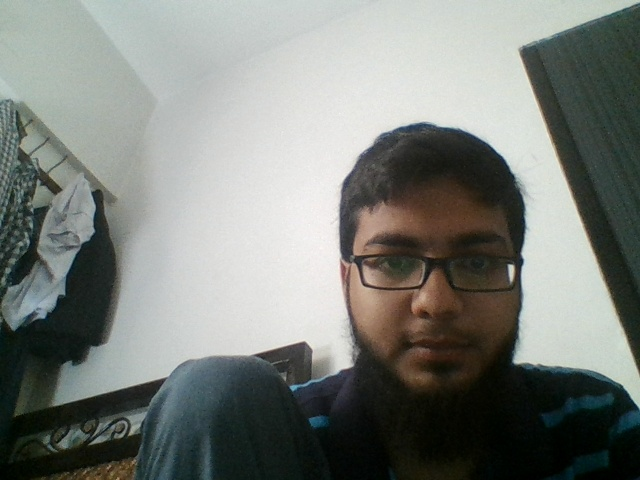
#> input picture 20180928_01h11m42s057000.jpg, 640 x 480 px, given in place of the camera
$ python 'motion detector.py'
#> lines starting #> are read from the running program, lines starting #| are printed output that depends on the picture; after the words box and inside, x2 and y2 are one past the last pixel; in counts of white or black regions, pixels touching at a corner belong together
import numpy as np		      # importing Numpy for use w/ OpenCV
import cv2                            # importing Python OpenCV
from datetime import datetime         # importing datetime for naming files w/ timestamp

def diffImg(t0, t1, t2):              # Function to calculate difference between images.
  d1 = cv2.absdiff(t2, t1)
  d2 = cv2.absdiff(t1, t0)
  return cv2.bitwise_and(d1, d2)

threshold = 78000                     # Threshold for triggering "motion detection"
cam = cv2.VideoCapture(0)             # Lets initialize capture on webcam

winName = "Movement Indicator"	      # comment to hide window
cv2.namedWindow(winName)              # comment to hide window

# Read three images first:
t_minus = cv2.cvtColor(cam.read()[1], cv2.COLOR_RGB2GRAY)
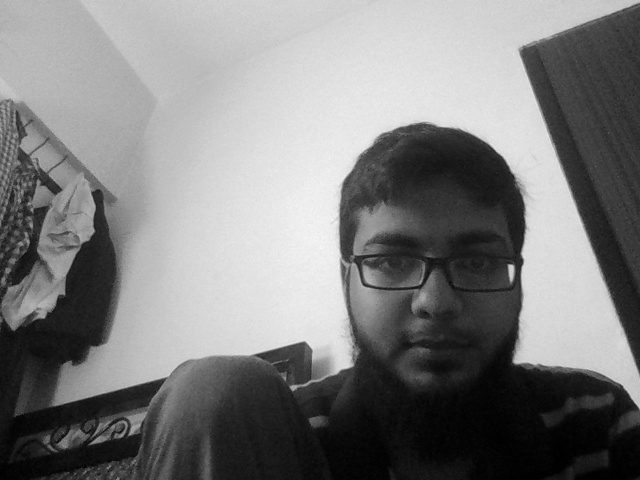
#> t_minus: shape (480, 640); min 0, max 248, mean 125.6
t = cv2.cvtColor(cam.read()[1], cv2.COLOR_RGB2GRAY)
t_plus = cv2.cvtColor(cam.read()[1], cv2.COLOR_RGB2GRAY)
# Lets use a time check so we only take 1 pic per sec
timeCheck = datetime.now().strftime('%Ss')

while True:
  ret, frame = cam.read()	      # read from camera
#> frame is the input picture: shape (480, 640, 3); mean B, G, R 122.6, 127.6, 123.7
  totalDiff = cv2.countNonZero(diffImg(t_minus, t, t_plus))	# this is total difference number
#> in diffImg, `d1 = cv2.absdiff(t2, t1)`: d1: shape (480, 640); every value is 0
#> totalDiff = 0
  text = "threshold: " + str(totalDiff)				# make a text showing total diff.
#> text = 'threshold: 0'
  cv2.putText(frame, text, (20,40), cv2.FONT_HERSHEY_SIMPLEX, 1, (0,0,0), 2)   # display it on screen
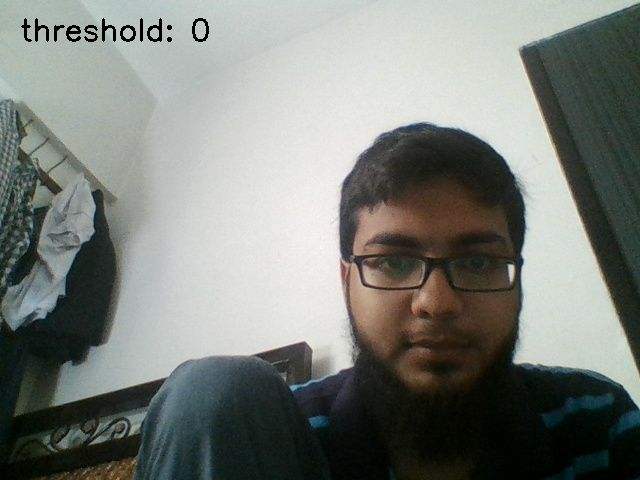
#> frame: shape (480, 640, 3); 0.41% of pixels changed, all inside (x1, y1, x2, y2) = (21, 18, 209, 42)
  if totalDiff > threshold and timeCheck != datetime.now().strftime('%Ss'):
    dimg= cam.read()[1]
    cv2.imwrite(datetime.now().strftime('%Y%m%d_%Hh%Mm%Ss%f') + '.jpg', dimg)
  timeCheck = datetime.now().strftime('%Ss')
  # Read next image
  t_minus = t
  t = t_plus
  t_plus = cv2.cvtColor(cam.read()[1], cv2.COLOR_RGB2GRAY)
  cv2.imshow(winName, frame)

  key = cv2.waitKey(10)
#> (key Esc is pressed here)
  if key == 27:			 # comment this 'if' to hide window
    cv2.destroyWindow(winName)
    break

$ run again, on 20180928_01h11m44s089000.jpg
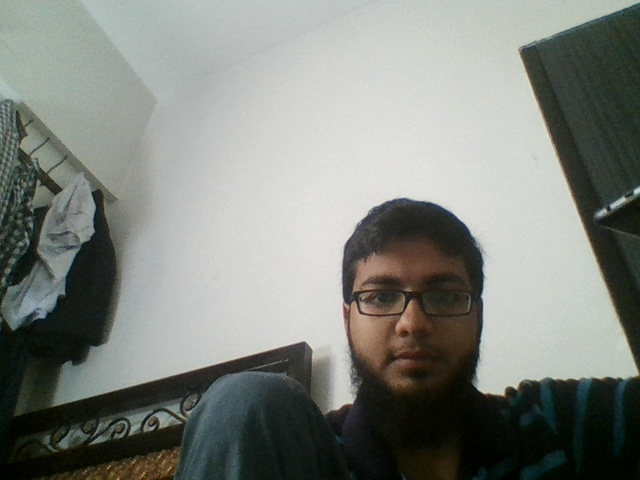
#> input picture 20180928_01h11m44s089000.jpg, 640 x 480 px, given in place of the camera
#> `t_minus = cv2.cvtColor(cam.read()[1], cv2.COLOR_RGB2GRAY)`:
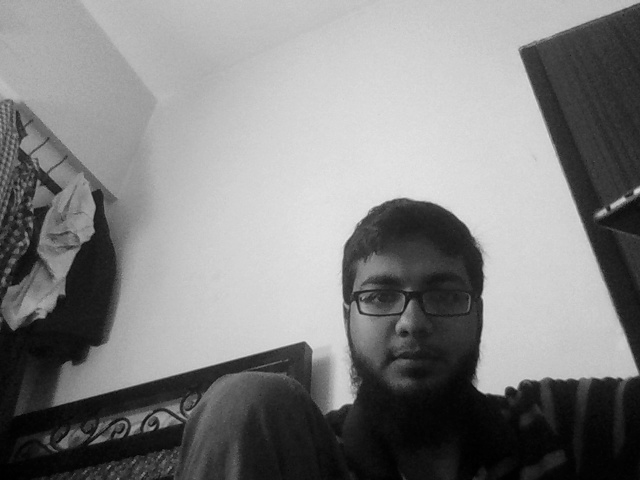
#> t_minus: shape (480, 640); min 0, max 231, mean 129.7
#> frame is the input picture: shape (480, 640, 3); mean B, G, R 126.1, 132, 128.3
#> d1: shape (480, 640); every value is 0
#> totalDiff = 0
#> text = 'threshold: 0'
#> `cv2.putText(frame, text, (20,40), cv2.FONT_HERSHEY_SIMPLEX, 1, (0,0,0)..`:
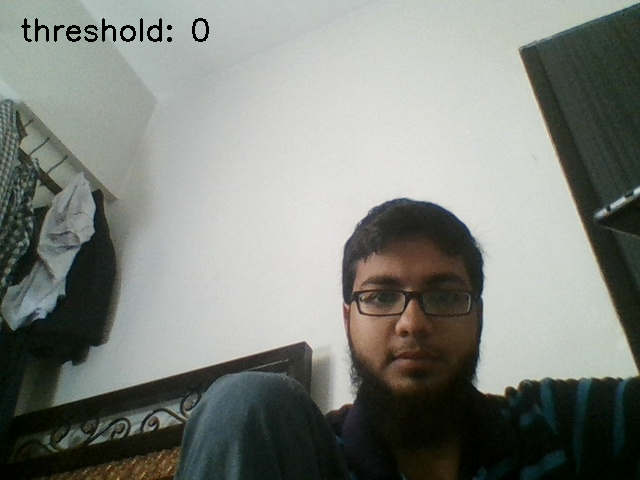
#> frame: shape (480, 640, 3); 0.41% of pixels changed, all inside (x1, y1, x2, y2) = (21, 18, 209, 42)
